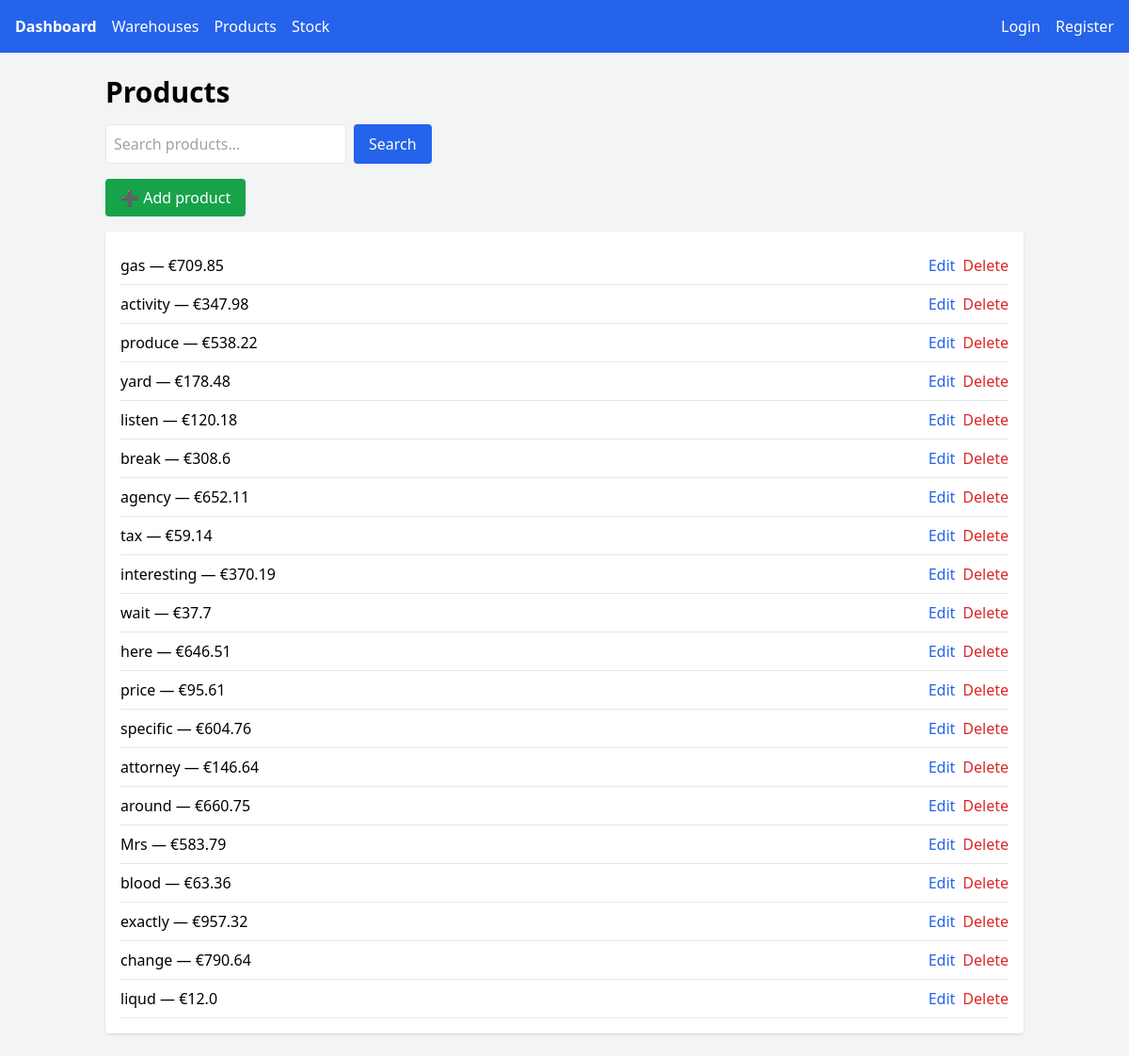
Screenshot of /products/ with the database file from the repository.
### main/models.py (models this page shows, shortened)
class Product(models.Model):
    name = models.CharField(max_length=100)
    description = models.TextField()
    price = models.FloatField()

### main/views.py (the view)
# urls.py: path('products/', ProductListView.as_view(), name='products'),
class ProductListView(ListView):
    model = Product
    template_name = "main/product_list.html"
    context_object_name = "products"
    def get_queryset(self):
        query = self.request.GET.get("q")
        if query:
            return Product.objects.filter(name__icontains=query)
        return Product.objects.all()

### main/templates/main/product_list.html
{% extends "base.html" %}
{% block content %}
<h1 class="text-3xl font-bold mb-4">Products</h1>
<form method="get" class="mb-4 flex gap-2">
    <input type="text" name="q" placeholder="Search products..."
           class="border p-2 rounded w-64">
    <button class="bg-blue-600 text-white px-4 py-2 rounded">
        Search
    </button>
</form>
<a href="{% url 'main:product_add' %}"
   class="bg-green-600 text-white px-4 py-2 rounded inline-block mb-4">
   ➕ Add product
</a>
<div class="bg-white rounded shadow p-4">
    {% for product in products %}
        <div class="border-b py-2 flex justify-between">
            <span>{{ product.name }} — €{{ product.price }}</span>
            <span class="flex gap-2">
                <a href="{% url 'main:product_edit' product.pk %}"
                   class="text-blue-600">Edit</a>
                <a href="{% url 'main:product_delete' product.pk %}"
                   class="text-red-600">Delete</a>
            </span>
        </div>
    {% empty %}
        <p>No products found.</p>
    {% endfor %}
</div>
{% endblock %}

### main/templates/base.html (shortened to what this page needs)
<!DOCTYPE html>
<html lang="en">
<head>
    <script src="https://cdn.tailwindcss.com"></script>
</head>
<body class="bg-gray-100">
{% block navbar %}
<nav class="bg-blue-600 text-white p-4 flex justify-between items-center">
    <div class="flex gap-4">
        <a href="/" class="font-bold">Dashboard</a>
        <a href="/warehouses/">Warehouses</a>
        <a href="/products/">Products</a>
        <a href="/stock/">Stock</a>
    </div>
    <div class="flex gap-4 items-center">
        {% if user.is_authenticated %}
            <span class="text-sm font-medium">
                👤 {{ user.username }}
            </span>
            <form method="post" action="{% url 'logout' %}">
                {% csrf_token %}
                <button class="bg-red-500 hover:bg-red-600 px-3 py-1 rounded text-white">
                    Logout
                </button>
            </form>
        {% else %}
            <a href="{% url 'login' %}" class="font-medium">Login</a>
            <a href="{% url 'main:register' %}" class="font-medium">Register</a>
        {% endif %}
    </div>
</nav>
{% endblock %}
<div class="container mx-auto p-6">
    {% block content %}
    {% endblock %}
</div>
</body>
</html>

### rows the page displays
Product: name "gas", price "709.85"
Product: name "activity", price "347.98"
Product: name "produce", price "538.22"
Product: name "yard", price "178.48"
Product: name "listen", price "120.18"
Product: name "break", price "308.6"
Product: name "agency", price "652.11"
Product: name "tax", price "59.14"
Product: name "interesting", price "370.19"
Product: name "wait", price "37.7"
Product: name "here", price "646.51"
Product: name "price", price "95.61"
Product: name "specific", price "604.76"
Product: name "attorney", price "146.64"
Product: name "around", price "660.75"
Product: name "Mrs", price "583.79"
Product: name "blood", price "63.36"
Product: name "exactly", price "957.32"
Product: name "change", price "790.64"
Product: name "liqud", price "12.0"
